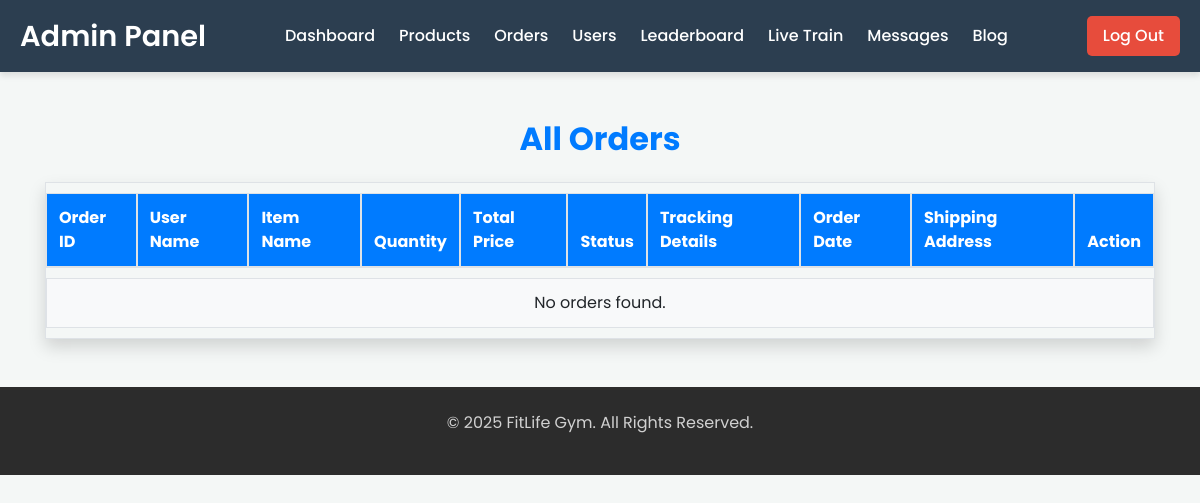
/index/admin/orders.php (signed in), run on an earlier commit of the app's database.
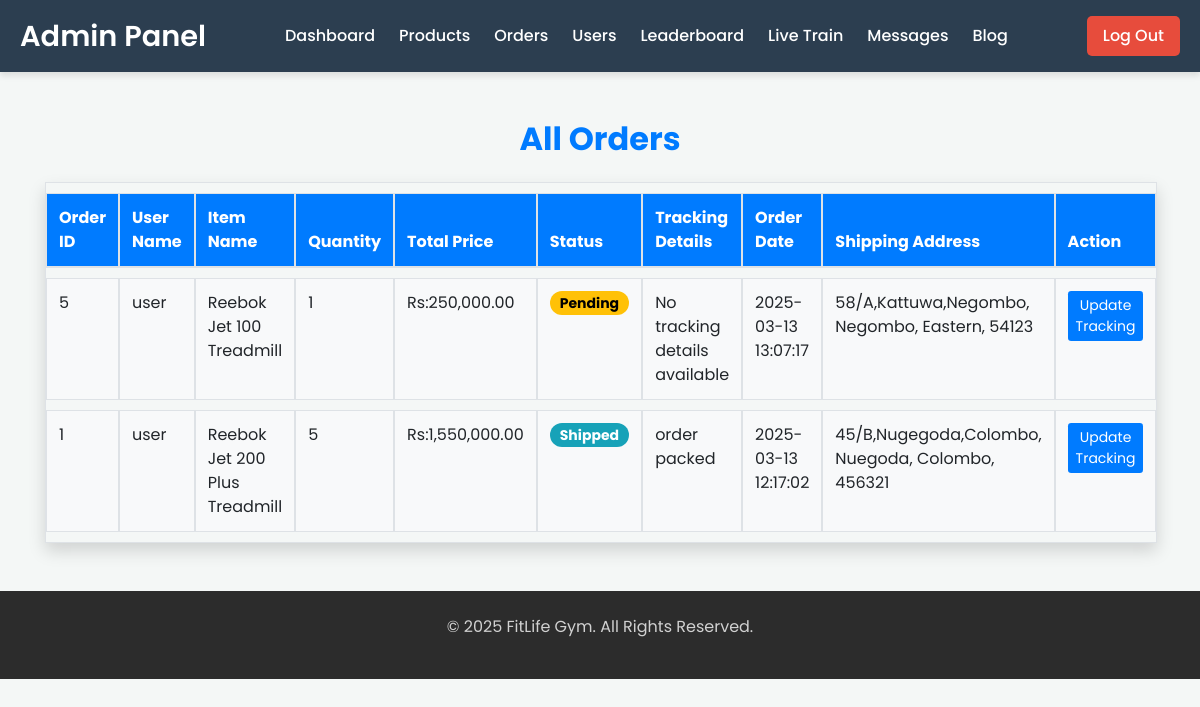
And on a later commit of the database.
### tables this page shows
CREATE TABLE `orders` (
  `id` int(11) NOT NULL,
  `user_id` int(11) NOT NULL,
  `total_price` decimal(10,2) NOT NULL,
  `shipping_address` text NOT NULL,
  `city` varchar(100) NOT NULL,
  `state` varchar(100) NOT NULL,
  `zip_code` varchar(20) NOT NULL,
  `payment_method` varchar(50) NOT NULL,
  `created_at` timestamp NOT NULL DEFAULT current_timestamp(),
  `status` varchar(50) DEFAULT 'Pending',
  `tracking_details` text DEFAULT NULL
);

CREATE TABLE `users` (
  `id` int(11) NOT NULL,
  `first_name` varchar(100) NOT NULL,
  `last_name` varchar(100) NOT NULL,
  `email` varchar(100) NOT NULL,
  `username` varchar(50) NOT NULL,
  `password` varchar(255) NOT NULL
);

CREATE TABLE `order_items` (
  `id` int(11) NOT NULL,
  `order_id` int(11) NOT NULL,
  `product_id` int(11) NOT NULL,
  `product_title` varchar(255) NOT NULL,
  `product_price` decimal(10,2) NOT NULL,
  `quantity` int(11) NOT NULL
);

### index/admin/orders.php (the view, shortened to what this page needs)
<?php
include_once 'include/db.php';
include_once 'components/admin_header.php';
$sql_orders = "
    SELECT
        orders.id AS order_id,
        orders.user_id,
        orders.total_price,
        orders.status,
        orders.tracking_details,
        orders.created_at,
        orders.shipping_address,
        orders.city,
        orders.state,
        orders.zip_code,
        users.username AS user_name,
        order_items.product_title AS item_name,
        order_items.quantity
    FROM orders
    INNER JOIN users ON orders.user_id = users.id
    INNER JOIN order_items ON orders.id = order_items.order_id
    ORDER BY orders.created_at DESC
";
$result_orders = $mysqli->query($sql_orders);
?>
<div class="container mt-5">
  <h2 class="text-center mb-4" style="color: #007bff; font-weight: bold;">All Orders</h2>
  <table class="table table-bordered shadow">
    <thead>
      <tr>
        <th>Order ID</th>
        <th>User Name</th>
        <th>Item Name</th>
        <th>Quantity</th>
        <th>Total Price</th>
        <th>Status</th>
        <th>Tracking Details</th>
        <th>Order Date</th>
        <th>Shipping Address</th>
        <th>Action</th>
      </tr>
    </thead>
    <tbody>
      <?php
      if ($result_orders->num_rows > 0) {
        while ($row = $result_orders->fetch_assoc()) {
          $status_class = '';
          if ($row['status'] === 'Pending') {
            $status_class = 'badge-pending';
          } elseif ($row['status'] === 'Shipped') {
            $status_class = 'badge-shipped';
          } elseif ($row['status'] === 'Delivered') {
            $status_class = 'badge-delivered';
          }
          $shipping_address = htmlspecialchars($row['shipping_address']) . ', ' .
            htmlspecialchars($row['city']) . ', ' .
            htmlspecialchars($row['state']) . ', ' .
            htmlspecialchars($row['zip_code']);
          echo '
              <tr>
                  <td>' . $row['order_id'] . '</td>
                  <td>' . htmlspecialchars($row['user_name']) . '</td>
                  <td>' . htmlspecialchars($row['item_name']) . '</td>
                  <td>' . $row['quantity'] . '</td>
                  <td>Rs:' . number_format($row['total_price'], 2) . '</td>
                  <td><span class="badge ' . $status_class . '">' . $row['status'] . '</span></td>
                  <td>' . ($row['tracking_details'] ? $row['tracking_details'] : 'No tracking details available') . '</td>
                  <td>' . $row['created_at'] . '</td>
                  <td>' . $shipping_address . '</td>
                  <td>
                      <button type="button" class="btn btn-primary btn-sm" data-bs-toggle="modal" data-bs-target="#updateModal' . $row['order_id'] . '">
                          Update Tracking
                      </button>
                  </td>
              </tr>
              <div class="modal fade" id="updateModal' . $row['order_id'] . '" tabindex="-1" aria-labelledby="updateModalLabel' . $row['order_id'] . '" aria-hidden="true">
                              <h5 class="modal-title" id="updateModalLabel' . $row['order_id'] . '">Update Tracking Details</h5>
                                  <input type="hidden" name="order_id" value="' . $row['order_id'] . '">
                                      <label for="status' . $row['order_id'] . '" class="form-label">Status</label>
                                      <select class="form-control" id="status' . $row['order_id'] . '" name="status" required>
                                          <option value="Pending" ' . ($row['status'] === 'Pending' ? 'selected' : '') . '>Pending</option>
                                          <option value="Shipped" ' . ($row['status'] === 'Shipped' ? 'selected' : '') . '>Shipped</option>
                                          <option value="Delivered" ' . ($row['status'] === 'Delivered' ? 'selected' : '') . '>Delivered</option>
                                      </select>
                                      <label for="tracking_details' . $row['order_id'] . '" class="form-label">Tracking Details</label>
                                      <textarea class="form-control" id="tracking_details' . $row['order_id'] . '" name="tracking_details" rows="3">' . $row['tracking_details'] . '</textarea>
              </div>';
        }
      } else {
        echo '<tr><td colspan="10" class="text-center">No orders found.</td></tr>';
      }
      ?>
    </tbody>
  </table>
</div>
<?php
include_once "components/admin_footer.php";
?>

### index/admin/components/admin_header.php (shortened to what this page needs)
<!DOCTYPE html>
<html lang="en">
<head>
    <link rel="stylesheet" href="https://cdnjs.cloudflare.com/ajax/libs/font-awesome/6.0.0/css/all.min.css">
    <link rel="stylesheet" href="https://stackpath.bootstrapcdn.com/bootstrap/4.5.2/css/bootstrap.min.css">
</head>
<body>
    <header>
        <div class="content-wrapper">
            <h1>Admin Panel</h1>
            <nav>
                <a href="dashboard.php">Dashboard</a>
                <a href="products.php">Products</a>
                <a href="orders.php">Orders</a>
                <a href="users.php">Users</a>
                <a href="leaderboard.php">Leaderboard</a>
                <a href="liveTrain.php">Live Train</a>
                <a href="messages.php">Messages</a>
                <a href="blog.php">Blog</a>
            </nav>
            <div class="link-icons">
                <button class="logout-btn" onclick="window.location.href='logout.php'">Log Out</button>
            </div>
        </div>
    </header>

### index/admin/components/admin_footer.php (shortened to what this page needs)
<footer class="text-center mt-5 py-4" style="background-color: #2C2C2C; color: #D1D1D1;">
    <p>&copy; 2025 FitLife Gym. All Rights Reserved.</p>
</footer>
</body>
</html>

### index/admin/components/admin_header.php (style rules this page uses)
body { margin: 0; padding: 0; font-family: 'Poppins', sans-serif; background: #f4f7f6; }
header { background: #2c3e50; color: #fff; padding: 1rem 0; box-shadow: 0 4px 6px rgba(0, 0, 0, 0.1); }
.content-wrapper { display: flex; justify-content: space-between; align-items: center; max-width: 1200px; margin: 0 auto; padding: 0 20px; }
header h1 { font-size: 1.8rem; font-weight: 600; margin: 0; }
header nav { display: flex; gap: 1.5rem; }
header nav a { color: #fff; text-decoration: none; font-size: 1rem; font-weight: 500; transition: color 0.3s ease, transform 0.3s ease; }
.link-icons { display: flex; gap: 1rem; align-items: center; }
.logout-btn { background: #e74c3c; color: #fff; border: none; padding: 0.5rem 1rem; border-radius: 5px; font-size: 1rem; font-weight: 500; cursor: pointer; transition: background 0.3s ease, transform 0.3s ease; }

### index/admin/orders.php (style rules this page uses)
.table { border-collapse: separate; border-spacing: 0 10px; width: 100%; }
.table thead th { background-color: #007bff; color: white; }
.table tbody tr { background-color: #f8f9fa; transition: transform 0.3s ease, box-shadow 0.3s ease; }
.badge { padding: 5px 10px; border-radius: 20px; font-size: 14px; }
.badge-pending { background-color: #ffc107; color: #000; }
.badge-shipped { background-color: #17a2b8; color: #fff; }
.btn-primary { background-color: #007bff; border: none; transition: background-color 0.3s ease; }

What changed in the data, as far as the page shows it:
added orders: id "5", user.username "user", order_items.product_title "Reebok Jet 100 Treadmill", order_items.quantity "1", total_price "250,000.00", status "Pending", shows "No tracking details available", created_at "2025-03-13 13:07:17", shipping_address "58/A,Kattuwa,Negombo, Negombo, Eastern, 54123"
added orders: id "1", user.username "user", order_items.product_title "Reebok Jet 200 Plus Treadmill", order_items.quantity "5", total_price "1,550,000.00", status "Shipped", tracking_details "order packed", created_at "2025-03-13 12:17:02", shipping_address "45/B,Nugegoda,Colombo, Nuegoda, Colombo, 456321"
Also different on the page:
text no longer shown: "No orders found."
